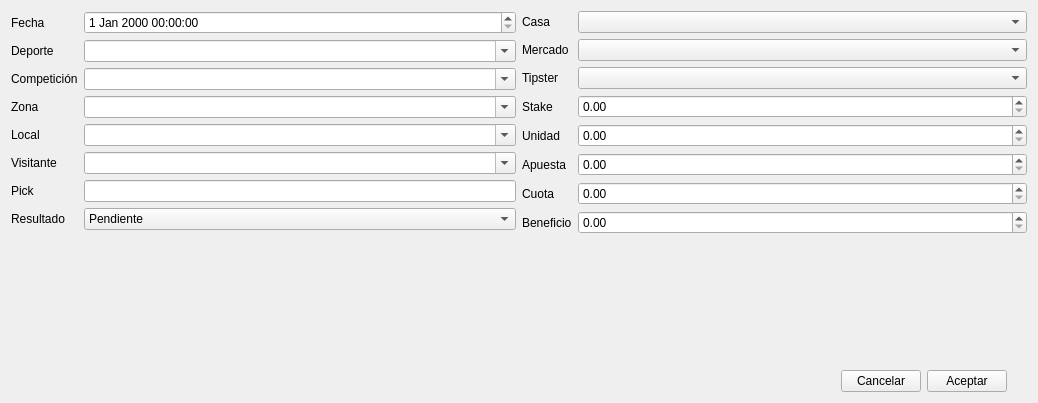
<?xml version="1.0" encoding="UTF-8"?>
<ui version="4.0">
 <class>Form</class>
 <widget class="QWidget" name="Form">
  <property name="geometry">
   <rect>
    <x>0</x>
    <y>0</y>
    <width>1038</width>
    <height>403</height>
   </rect>
  </property>
  <property name="windowTitle">
   <string>Form</string>
  </property>
  <layout class="QVBoxLayout" name="verticalLayout_2">
   <item>
    <layout class="QHBoxLayout" name="horizontalLayout">
     <item>
      <layout class="QFormLayout" name="formLayout_2">
       <item row="0" column="0">
        <widget class="QLabel" name="label_8">
         <property name="text">
          <string>Fecha</string>
         </property>
        </widget>
       </item>
       <item row="0" column="1">
        <widget class="QDateTimeEdit" name="dtDate"/>
       </item>
       <item row="1" column="0">
        <widget class="QLabel" name="label_9">
         <property name="text">
          <string>Deporte</string>
         </property>
        </widget>
       </item>
       <item row="1" column="1">
        <widget class="QComboBox" name="cmbSport">
         <property name="editable">
          <bool>true</bool>
         </property>
        </widget>
       </item>
       <item row="2" column="0">
        <widget class="QLabel" name="label_10">
         <property name="text">
          <string>Competición</string>
         </property>
        </widget>
       </item>
       <item row="2" column="1">
        <widget class="QComboBox" name="cmbCompetition">
         <property name="editable">
          <bool>true</bool>
         </property>
        </widget>
       </item>
       <item row="3" column="0">
        <widget class="QLabel" name="label_11">
         <property name="text">
          <string>Zona</string>
         </property>
        </widget>
       </item>
       <item row="3" column="1">
        <widget class="QComboBox" name="cmbRegion">
         <property name="editable">
          <bool>true</bool>
         </property>
        </widget>
       </item>
       <item row="4" column="0">
        <widget class="QLabel" name="label_12">
         <property name="text">
          <string>Local</string>
         </property>
        </widget>
       </item>
       <item row="4" column="1">
        <widget class="QComboBox" name="cmbPlayer1">
         <property name="editable">
          <bool>true</bool>
         </property>
        </widget>
       </item>
       <item row="5" column="0">
        <widget class="QLabel" name="label_13">
         <property name="text">
          <string>Visitante</string>
         </property>
        </widget>
       </item>
       <item row="5" column="1">
        <widget class="QComboBox" name="cmbPlayer2">
         <property name="editable">
          <bool>true</bool>
         </property>
        </widget>
       </item>
       <item row="6" column="0">
        <widget class="QLabel" name="label_14">
         <property name="text">
          <string>Pick</string>
         </property>
        </widget>
       </item>
       <item row="6" column="1">
        <widget class="QLineEdit" name="txtPick"/>
       </item>
       <item row="7" column="0">
        <widget class="QLabel" name="label_7">
         <property name="text">
          <string>Resultado</string>
         </property>
        </widget>
       </item>
       <item row="7" column="1">
        <widget class="QComboBox" name="cmbResult">
         <property name="currentIndex">
          <number>0</number>
         </property>
         <item>
          <property name="text">
           <string>Pendiente</string>
          </property>
         </item>
         <item>
          <property name="text">
           <string>Acertada</string>
          </property>
         </item>
         <item>
          <property name="text">
           <string>Fallada</string>
          </property>
         </item>
         <item>
          <property name="text">
           <string>Nula</string>
          </property>
         </item>
         <item>
          <property name="text">
           <string>Medio Acertada</string>
          </property>
         </item>
         <item>
          <property name="text">
           <string>Medio Fallada</string>
          </property>
         </item>
         <item>
          <property name="text">
           <string>Retirada</string>
          </property>
         </item>
        </widget>
       </item>
      </layout>
     </item>
     <item>
      <layout class="QFormLayout" name="formLayout">
       <item row="0" column="0">
        <widget class="QLabel" name="label">
         <property name="text">
          <string>Casa</string>
         </property>
        </widget>
       </item>
       <item row="0" column="1">
        <widget class="QComboBox" name="cmbBookie"/>
       </item>
       <item row="1" column="1">
        <widget class="QComboBox" name="cmbMarket"/>
       </item>
       <item row="2" column="0">
        <widget class="QLabel" name="label_3">
         <property name="text">
          <string>Tipster</string>
         </property>
        </widget>
       </item>
       <item row="2" column="1">
        <widget class="QComboBox" name="cmbTipster"/>
       </item>
       <item row="3" column="0">
        <widget class="QLabel" name="label_4">
         <property name="text">
          <string>Stake</string>
         </property>
        </widget>
       </item>
       <item row="3" column="1">
        <widget class="QDoubleSpinBox" name="txtStake"/>
       </item>
       <item row="4" column="0">
        <widget class="QLabel" name="label_5">
         <property name="text">
          <string>Unidad</string>
         </property>
        </widget>
       </item>
       <item row="4" column="1">
        <widget class="QDoubleSpinBox" name="txtOne"/>
       </item>
       <item row="5" column="0">
        <widget class="QLabel" name="label_6">
         <property name="text">
          <string>Apuesta</string>
         </property>
        </widget>
       </item>
       <item row="5" column="1">
        <widget class="QDoubleSpinBox" name="txtBet"/>
       </item>
       <item row="6" column="0">
        <widget class="QLabel" name="label_15">
         <property name="text">
          <string>Cuota</string>
         </property>
        </widget>
       </item>
       <item row="6" column="1">
        <widget class="QDoubleSpinBox" name="txtQuota"/>
       </item>
       <item row="7" column="0">
        <widget class="QLabel" name="label_16">
         <property name="text">
          <string>Beneficio</string>
         </property>
        </widget>
       </item>
       <item row="7" column="1">
        <widget class="QDoubleSpinBox" name="txtProfit"/>
       </item>
       <item row="1" column="0">
        <widget class="QLabel" name="label_2">
         <property name="text">
          <string>Mercado</string>
         </property>
        </widget>
       </item>
       <item row="8" column="0" colspan="2">
        <spacer name="horizontalSpacer">
         <property name="orientation">
          <enum>Qt::Horizontal</enum>
         </property>
         <property name="sizeHint" stdset="0">
          <size>
           <width>40</width>
           <height>20</height>
          </size>
         </property>
        </spacer>
       </item>
       <item row="9" column="0" colspan="2">
        <layout class="QGridLayout" name="gridLayout_2">
         <item row="2" column="3">
          <widget class="QPushButton" name="btnAccept">
           <property name="maximumSize">
            <size>
             <width>100</width>
             <height>16777215</height>
            </size>
           </property>
           <property name="text">
            <string>Aceptar</string>
           </property>
          </widget>
         </item>
         <item row="2" column="2">
          <widget class="QPushButton" name="btnCancel">
           <property name="maximumSize">
            <size>
             <width>100</width>
             <height>16777215</height>
            </size>
           </property>
           <property name="text">
            <string>Cancelar</string>
           </property>
          </widget>
         </item>
         <item row="2" column="0">
          <spacer name="horizontalSpacer_2">
           <property name="orientation">
            <enum>Qt::Horizontal</enum>
           </property>
           <property name="sizeHint" stdset="0">
            <size>
             <width>40</width>
             <height>20</height>
            </size>
           </property>
          </spacer>
         </item>
         <item row="2" column="4">
          <spacer name="horizontalSpacer_3">
           <property name="orientation">
            <enum>Qt::Horizontal</enum>
           </property>
           <property name="sizeType">
            <enum>QSizePolicy::Fixed</enum>
           </property>
           <property name="sizeHint" stdset="0">
            <size>
             <width>20</width>
             <height>20</height>
            </size>
           </property>
          </spacer>
         </item>
         <item row="1" column="3">
          <spacer name="verticalSpacer">
           <property name="orientation">
            <enum>Qt::Vertical</enum>
           </property>
           <property name="sizeHint" stdset="0">
            <size>
             <width>20</width>
             <height>40</height>
            </size>
           </property>
          </spacer>
         </item>
        </layout>
       </item>
      </layout>
     </item>
    </layout>
   </item>
  </layout>
 </widget>
 <resources/>
 <connections/>
</ui>
